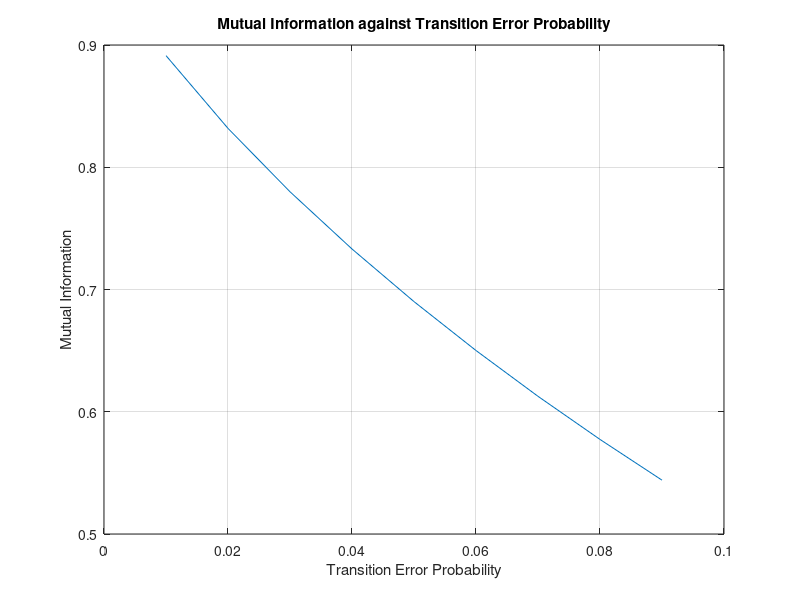

MATLAB code for this plot:
clc;
clear all;
close all;
%Probability of symbol 0
p0=0.4;
%Probability of symbol 1
p1=1-p0;
p=0.01:0.01:0.09; %Range of error probability
pn=1-p; %No error probability
for i=1:9
%2.
%Evaluation of Joint Probability P(x,y) x,y={0,1}
Px0y0(i)=(1-p(i)).*p0; %P(x=0,y=0)=P(y=0|x=0)*p(x=0) %pn=1-p;
Px0y1(i)=p0.*p(i); %P(x=0,y=1)=P(y=1|x=0)*p(x=0)
Px1y0(i)=p1.*p(i); %P(x=1,y=0)=P(y=0|x=1)*p(x=1)
Px1y1(i)=p1.*(1-p(i)); %P(x=1,y=1)=P(y=1|x=1)*p(x=1)

%3.
%Calculation of Output Symbol Probabilities P(y=0) and P(y=1)
%P(y=0)= P(y=0|x=0)*P(x=0) + P(y=0|x=1)*P(x=1)
Py0(i)=(pn(i)).*p0+p(i).*p1;
Py1(i)=(pn(i)).*p1+p(i).*p0;
%4.
%Conditional Probabilities
%P(x|y) , x,y={0,1}
%Symbol used=Px_y
Px0_y0(i)=Px0y0(i)./Py0(i);
Px0_y1(i)=Px0y1(i)./Py1(i);
Px1_y0(i)=Px1y0(i)./Py0(i);
Px1_y1(i)=Px1y1(i)./Py1(i);
%Let
A(i)=Px0_y0(i);
B(i)=Px0_y1(i);
C(i)=Px1_y0(i);
D(i)=Px1_y1(i);
%5.
%Conditional Entropy of Binary Symmetric Channel
Hx_y(i)=-p0.*(1-p(i)).*log2(A(i))-p0.*p(i).*log2(B(i))-p1.*p(i).*log2(C(i))-p1.*(1-p(i)).*log2(D(i));
%6.
%Entropy of Binary Symmetric Channel
Hx(i)=-p0.*log2(p0)-(1-p0).*log2(1-p0);
%7.
%Estimation of Mutual Information
I(i)=Hx(i)-Hx_y(i);
end
plot(p,I)
xlabel('Transition Error Probability');
ylabel('Mutual Information');
title('Mutual Information against Transition Error Probability');
grid;